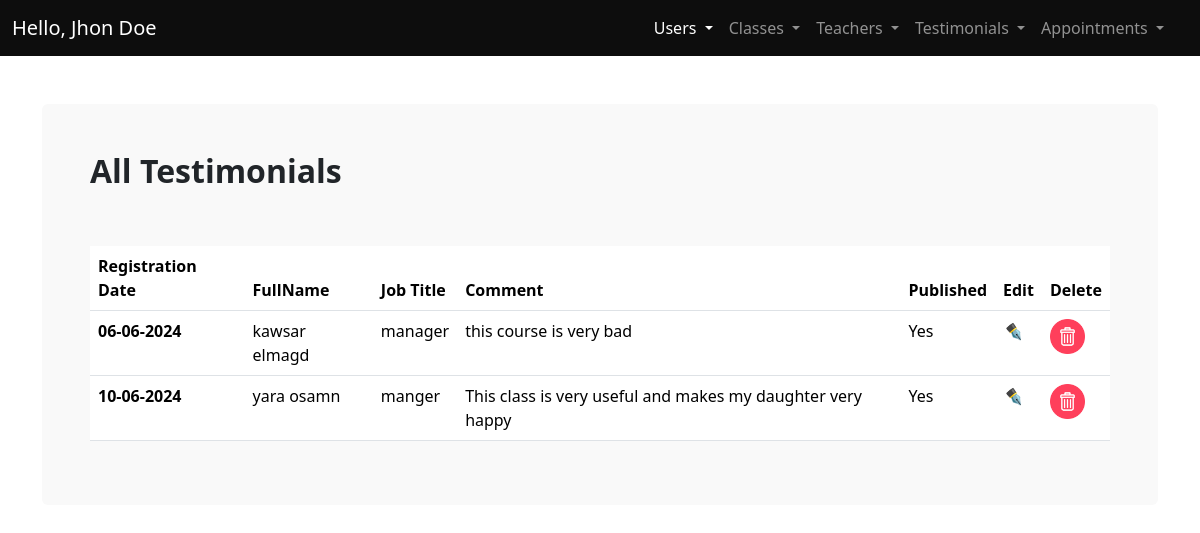
/admin/testimonials.php (signed in), run on the app's committed database.
### tables this page shows
CREATE TABLE `testimonials` (
  `id` int(11) NOT NULL,
  `regDate` timestamp NOT NULL DEFAULT current_timestamp(),
  `fullName` varchar(50) NOT NULL,
  `jobTitle` varchar(50) NOT NULL,
  `comment` text NOT NULL,
  `published` tinyint(4) NOT NULL,
  `image` varchar(50) NOT NULL
);

### admin/testimonials.php (the view, shortened to what this page needs)
<?php
require_once "includes/conn.php";
      $sql = " SELECT * FROM `testimonials`";
      $stmt = $conn->prepare($sql);
      $stmt->execute();
      $testimonials = $stmt->fetchAll();
?>
<!DOCTYPE html>
<html lang="en">
  <head>
    <link rel="stylesheet" href="css/main.min.css" />
    <link rel="stylesheet" href="css/styles.css" />
  </head>
  <body>
    <main>
    <?php
      require_once "includes/nav.php";
    ?>
      <div class="container my-5">
        <div class="bg-light p-5 rounded">
          <h2 class="fw-bold fs-2 mb-5 pb-2">All Testimonials</h2>
          <div class="table-responsive">
          <table class="table table-hover">
            <thead>
              <tr>
                <th scope="col">Registration Date</th>
                <th scope="col">FullName</th>
                <th scope="col">Job Title</th>
                <th scope="col">Comment</th>
                <th scope="col">Published</th>
                <th scope="col">Edit</th>
                <th scope="col">Delete</th>
              </tr>
            </thead>
            <tbody>
            <?php  foreach($testimonials as $testimonial){ ?>
              <tr>
                <th scope="row"><?php echo date("d-m-Y", strtotime($testimonial['regDate'])); ?></th>
                <td><?php echo $testimonial['fullName']; ?></td>
                <td><?php echo $testimonial['jobTitle']; ?></td>
                <td><?php echo $testimonial['comment']; ?></td>
                <td><?php echo ($testimonial['published'] === 1) ? "Yes" : "NO"; ?></td>
                <td><a href="edit_testimonial.php?id=<?php echo $testimonial['id']; ?>" class="text-decoration-none"><i>✒️</i></a></td>
                <td><a href="includes/deletetestimonial.php?id=<?php echo $testimonial['id']; ?>" onclick="return confirm('Are you sure you want to delete?')" class="text-decoration-none"><img src="../img/trash-bin.png" alt="" style="max-width: 35px"></a></td>
              </tr>
              <?php  } ?>
            </tbody>
          </table>
        </div>
        </div>
      </div>
    </main>
  </body>
</html>

### data on the page
testimonials: regDate "06-06-2024", fullName "kawsar elmagd", jobTitle "manager", comment "this course is very bad", published "Yes"
testimonials: regDate "10-06-2024", fullName "yara osamn", jobTitle "manger", comment "This class is very useful and makes my daughter very happy", published "Yes"
